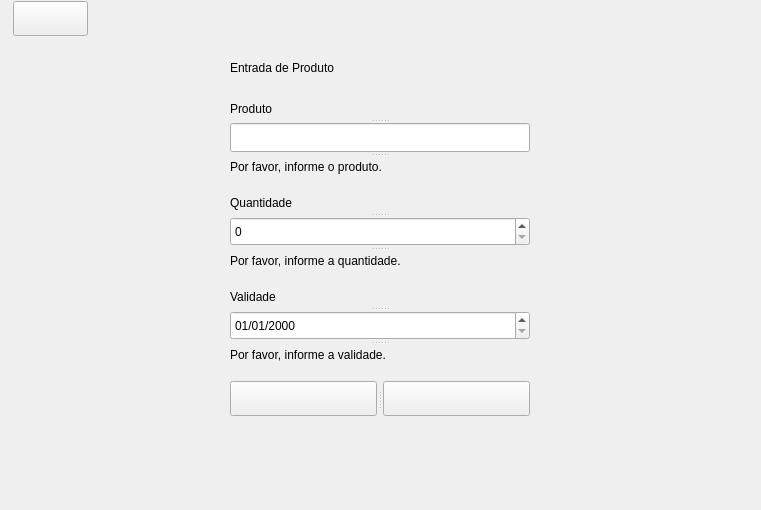
<?xml version="1.0" encoding="UTF-8"?>
<ui version="4.0">
 <class>WRequisicaoEntrada</class>
 <widget class="QWidget" name="WRequisicaoEntrada">
  <property name="geometry">
   <rect>
    <x>0</x>
    <y>0</y>
    <width>761</width>
    <height>510</height>
   </rect>
  </property>
  <property name="sizePolicy">
   <sizepolicy hsizetype="Fixed" vsizetype="Fixed">
    <horstretch>0</horstretch>
    <verstretch>0</verstretch>
   </sizepolicy>
  </property>
  <property name="minimumSize">
   <size>
    <width>761</width>
    <height>0</height>
   </size>
  </property>
  <property name="maximumSize">
   <size>
    <width>761</width>
    <height>16777215</height>
   </size>
  </property>
  <property name="windowTitle">
   <string>Form</string>
  </property>
  <layout class="QVBoxLayout" name="verticalLayout">
   <property name="spacing">
    <number>17</number>
   </property>
   <property name="leftMargin">
    <number>13</number>
   </property>
   <property name="topMargin">
    <number>1</number>
   </property>
   <property name="rightMargin">
    <number>13</number>
   </property>
   <property name="bottomMargin">
    <number>94</number>
   </property>
   <item alignment="Qt::AlignLeft">
    <widget class="QSplitter" name="splitter">
     <property name="sizePolicy">
      <sizepolicy hsizetype="Fixed" vsizetype="Fixed">
       <horstretch>0</horstretch>
       <verstretch>0</verstretch>
      </sizepolicy>
     </property>
     <property name="minimumSize">
      <size>
       <width>75</width>
       <height>35</height>
      </size>
     </property>
     <property name="orientation">
      <enum>Qt::Horizontal</enum>
     </property>
     <widget class="QPushButton" name="pbVoltar">
      <property name="sizePolicy">
       <sizepolicy hsizetype="Fixed" vsizetype="Fixed">
        <horstretch>0</horstretch>
        <verstretch>0</verstretch>
       </sizepolicy>
      </property>
      <property name="minimumSize">
       <size>
        <width>75</width>
        <height>35</height>
       </size>
      </property>
      <property name="maximumSize">
       <size>
        <width>75</width>
        <height>35</height>
       </size>
      </property>
      <property name="cursor">
       <cursorShape>PointingHandCursor</cursorShape>
      </property>
      <property name="text">
       <string/>
      </property>
      <property name="shortcut">
       <string>Ctrl+B</string>
      </property>
     </widget>
    </widget>
   </item>
   <item alignment="Qt::AlignHCenter">
    <widget class="QSplitter" name="splitter_2">
     <property name="sizePolicy">
      <sizepolicy hsizetype="Fixed" vsizetype="Fixed">
       <horstretch>0</horstretch>
       <verstretch>0</verstretch>
      </sizepolicy>
     </property>
     <property name="minimumSize">
      <size>
       <width>300</width>
       <height>29</height>
      </size>
     </property>
     <property name="maximumSize">
      <size>
       <width>16777215</width>
       <height>29</height>
      </size>
     </property>
     <property name="orientation">
      <enum>Qt::Horizontal</enum>
     </property>
     <widget class="QLabel" name="outTitulo">
      <property name="sizePolicy">
       <sizepolicy hsizetype="Preferred" vsizetype="Fixed">
        <horstretch>0</horstretch>
        <verstretch>0</verstretch>
       </sizepolicy>
      </property>
      <property name="minimumSize">
       <size>
        <width>0</width>
        <height>29</height>
       </size>
      </property>
      <property name="maximumSize">
       <size>
        <width>16777215</width>
        <height>29</height>
       </size>
      </property>
      <property name="text">
       <string>Entrada de Produto</string>
      </property>
     </widget>
    </widget>
   </item>
   <item alignment="Qt::AlignHCenter">
    <widget class="QSplitter" name="splitter_3">
     <property name="sizePolicy">
      <sizepolicy hsizetype="Fixed" vsizetype="Fixed">
       <horstretch>0</horstretch>
       <verstretch>0</verstretch>
      </sizepolicy>
     </property>
     <property name="minimumSize">
      <size>
       <width>300</width>
       <height>77</height>
      </size>
     </property>
     <property name="maximumSize">
      <size>
       <width>300</width>
       <height>77</height>
      </size>
     </property>
     <property name="orientation">
      <enum>Qt::Vertical</enum>
     </property>
     <property name="handleWidth">
      <number>5</number>
     </property>
     <widget class="QLabel" name="label">
      <property name="sizePolicy">
       <sizepolicy hsizetype="Preferred" vsizetype="Fixed">
        <horstretch>0</horstretch>
        <verstretch>0</verstretch>
       </sizepolicy>
      </property>
      <property name="minimumSize">
       <size>
        <width>0</width>
        <height>19</height>
       </size>
      </property>
      <property name="maximumSize">
       <size>
        <width>16777215</width>
        <height>19</height>
       </size>
      </property>
      <property name="text">
       <string>Produto</string>
      </property>
     </widget>
     <widget class="QLineEdit" name="inProduto">
      <property name="sizePolicy">
       <sizepolicy hsizetype="Fixed" vsizetype="Fixed">
        <horstretch>0</horstretch>
        <verstretch>0</verstretch>
       </sizepolicy>
      </property>
      <property name="minimumSize">
       <size>
        <width>300</width>
        <height>29</height>
       </size>
      </property>
      <property name="maximumSize">
       <size>
        <width>300</width>
        <height>29</height>
       </size>
      </property>
      <property name="maxLength">
       <number>30</number>
      </property>
     </widget>
     <widget class="QLabel" name="errProduto">
      <property name="sizePolicy">
       <sizepolicy hsizetype="Preferred" vsizetype="Fixed">
        <horstretch>0</horstretch>
        <verstretch>0</verstretch>
       </sizepolicy>
      </property>
      <property name="minimumSize">
       <size>
        <width>0</width>
        <height>19</height>
       </size>
      </property>
      <property name="maximumSize">
       <size>
        <width>16777215</width>
        <height>19</height>
       </size>
      </property>
      <property name="text">
       <string>Por favor, informe o produto.</string>
      </property>
      <property name="err" stdset="0">
       <bool>true</bool>
      </property>
     </widget>
    </widget>
   </item>
   <item alignment="Qt::AlignHCenter">
    <widget class="QSplitter" name="splitter_4">
     <property name="sizePolicy">
      <sizepolicy hsizetype="Fixed" vsizetype="Fixed">
       <horstretch>0</horstretch>
       <verstretch>0</verstretch>
      </sizepolicy>
     </property>
     <property name="minimumSize">
      <size>
       <width>300</width>
       <height>77</height>
      </size>
     </property>
     <property name="maximumSize">
      <size>
       <width>300</width>
       <height>77</height>
      </size>
     </property>
     <property name="orientation">
      <enum>Qt::Vertical</enum>
     </property>
     <property name="handleWidth">
      <number>5</number>
     </property>
     <widget class="QLabel" name="label_2">
      <property name="sizePolicy">
       <sizepolicy hsizetype="Preferred" vsizetype="Fixed">
        <horstretch>0</horstretch>
        <verstretch>0</verstretch>
       </sizepolicy>
      </property>
      <property name="minimumSize">
       <size>
        <width>0</width>
        <height>19</height>
       </size>
      </property>
      <property name="maximumSize">
       <size>
        <width>16777215</width>
        <height>19</height>
       </size>
      </property>
      <property name="text">
       <string>Quantidade</string>
      </property>
     </widget>
     <widget class="QSpinBox" name="inQuantidade">
      <property name="sizePolicy">
       <sizepolicy hsizetype="Fixed" vsizetype="Fixed">
        <horstretch>0</horstretch>
        <verstretch>0</verstretch>
       </sizepolicy>
      </property>
      <property name="minimumSize">
       <size>
        <width>300</width>
        <height>29</height>
       </size>
      </property>
      <property name="maximumSize">
       <size>
        <width>300</width>
        <height>29</height>
       </size>
      </property>
     </widget>
     <widget class="QLabel" name="errQuantidade">
      <property name="sizePolicy">
       <sizepolicy hsizetype="Preferred" vsizetype="Fixed">
        <horstretch>0</horstretch>
        <verstretch>0</verstretch>
       </sizepolicy>
      </property>
      <property name="minimumSize">
       <size>
        <width>0</width>
        <height>19</height>
       </size>
      </property>
      <property name="maximumSize">
       <size>
        <width>16777215</width>
        <height>19</height>
       </size>
      </property>
      <property name="text">
       <string>Por favor, informe a quantidade.</string>
      </property>
      <property name="err" stdset="0">
       <bool>true</bool>
      </property>
     </widget>
    </widget>
   </item>
   <item alignment="Qt::AlignHCenter">
    <widget class="QSplitter" name="splitter_5">
     <property name="sizePolicy">
      <sizepolicy hsizetype="Fixed" vsizetype="Fixed">
       <horstretch>0</horstretch>
       <verstretch>0</verstretch>
      </sizepolicy>
     </property>
     <property name="minimumSize">
      <size>
       <width>300</width>
       <height>77</height>
      </size>
     </property>
     <property name="maximumSize">
      <size>
       <width>300</width>
       <height>77</height>
      </size>
     </property>
     <property name="orientation">
      <enum>Qt::Vertical</enum>
     </property>
     <property name="handleWidth">
      <number>5</number>
     </property>
     <widget class="QLabel" name="label_3">
      <property name="minimumSize">
       <size>
        <width>0</width>
        <height>19</height>
       </size>
      </property>
      <property name="maximumSize">
       <size>
        <width>16777215</width>
        <height>19</height>
       </size>
      </property>
      <property name="text">
       <string>Validade</string>
      </property>
     </widget>
     <widget class="QDateEdit" name="inValidade">
      <property name="sizePolicy">
       <sizepolicy hsizetype="Fixed" vsizetype="Fixed">
        <horstretch>0</horstretch>
        <verstretch>0</verstretch>
       </sizepolicy>
      </property>
      <property name="minimumSize">
       <size>
        <width>300</width>
        <height>29</height>
       </size>
      </property>
      <property name="maximumSize">
       <size>
        <width>300</width>
        <height>29</height>
       </size>
      </property>
      <property name="displayFormat">
       <string>dd/MM/yyyy</string>
      </property>
     </widget>
     <widget class="QLabel" name="errValidade">
      <property name="sizePolicy">
       <sizepolicy hsizetype="Preferred" vsizetype="Fixed">
        <horstretch>0</horstretch>
        <verstretch>0</verstretch>
       </sizepolicy>
      </property>
      <property name="minimumSize">
       <size>
        <width>0</width>
        <height>19</height>
       </size>
      </property>
      <property name="maximumSize">
       <size>
        <width>16777215</width>
        <height>19</height>
       </size>
      </property>
      <property name="text">
       <string>Por favor, informe a validade.</string>
      </property>
      <property name="err" stdset="0">
       <bool>true</bool>
      </property>
     </widget>
    </widget>
   </item>
   <item alignment="Qt::AlignHCenter">
    <widget class="QSplitter" name="splitter_6">
     <property name="sizePolicy">
      <sizepolicy hsizetype="Fixed" vsizetype="Fixed">
       <horstretch>0</horstretch>
       <verstretch>0</verstretch>
      </sizepolicy>
     </property>
     <property name="minimumSize">
      <size>
       <width>300</width>
       <height>35</height>
      </size>
     </property>
     <property name="orientation">
      <enum>Qt::Horizontal</enum>
     </property>
     <property name="handleWidth">
      <number>6</number>
     </property>
     <widget class="QPushButton" name="pbConfirmar">
      <property name="sizePolicy">
       <sizepolicy hsizetype="Fixed" vsizetype="Fixed">
        <horstretch>0</horstretch>
        <verstretch>0</verstretch>
       </sizepolicy>
      </property>
      <property name="minimumSize">
       <size>
        <width>147</width>
        <height>35</height>
       </size>
      </property>
      <property name="maximumSize">
       <size>
        <width>147</width>
        <height>35</height>
       </size>
      </property>
      <property name="cursor">
       <cursorShape>PointingHandCursor</cursorShape>
      </property>
      <property name="text">
       <string/>
      </property>
      <property name="shortcut">
       <string>Ctrl+O</string>
      </property>
     </widget>
     <widget class="QPushButton" name="pbCancelar">
      <property name="sizePolicy">
       <sizepolicy hsizetype="Fixed" vsizetype="Fixed">
        <horstretch>0</horstretch>
        <verstretch>0</verstretch>
       </sizepolicy>
      </property>
      <property name="minimumSize">
       <size>
        <width>147</width>
        <height>35</height>
       </size>
      </property>
      <property name="maximumSize">
       <size>
        <width>147</width>
        <height>35</height>
       </size>
      </property>
      <property name="cursor">
       <cursorShape>PointingHandCursor</cursorShape>
      </property>
      <property name="text">
       <string/>
      </property>
      <property name="shortcut">
       <string>Ctrl+A</string>
      </property>
     </widget>
    </widget>
   </item>
  </layout>
 </widget>
 <tabstops>
  <tabstop>inProduto</tabstop>
  <tabstop>inQuantidade</tabstop>
  <tabstop>inValidade</tabstop>
  <tabstop>pbConfirmar</tabstop>
  <tabstop>pbCancelar</tabstop>
  <tabstop>pbVoltar</tabstop>
 </tabstops>
 <resources/>
 <connections>
  <connection>
   <sender>inProduto</sender>
   <signal>editingFinished()</signal>
   <receiver>WRequisicaoEntrada</receiver>
   <slot>checarProduto()</slot>
   <hints>
    <hint type="sourcelabel">
     <x>125</x>
     <y>89</y>
    </hint>
    <hint type="destinationlabel">
     <x>199</x>
     <y>149</y>
    </hint>
   </hints>
  </connection>
  <connection>
   <sender>inQuantidade</sender>
   <signal>editingFinished()</signal>
   <receiver>WRequisicaoEntrada</receiver>
   <slot>checarQuantidade()</slot>
   <hints>
    <hint type="sourcelabel">
     <x>125</x>
     <y>157</y>
    </hint>
    <hint type="destinationlabel">
     <x>199</x>
     <y>149</y>
    </hint>
   </hints>
  </connection>
  <connection>
   <sender>inValidade</sender>
   <signal>editingFinished()</signal>
   <receiver>WRequisicaoEntrada</receiver>
   <slot>checarValidade()</slot>
   <hints>
    <hint type="sourcelabel">
     <x>125</x>
     <y>214</y>
    </hint>
    <hint type="destinationlabel">
     <x>199</x>
     <y>149</y>
    </hint>
   </hints>
  </connection>
  <connection>
   <sender>pbConfirmar</sender>
   <signal>clicked()</signal>
   <receiver>WRequisicaoEntrada</receiver>
   <slot>adicionarLote()</slot>
   <hints>
    <hint type="sourcelabel">
     <x>147</x>
     <y>271</y>
    </hint>
    <hint type="destinationlabel">
     <x>199</x>
     <y>149</y>
    </hint>
   </hints>
  </connection>
  <connection>
   <sender>pbVoltar</sender>
   <signal>clicked()</signal>
   <receiver>WRequisicaoEntrada</receiver>
   <slot>voltar()</slot>
   <hints>
    <hint type="sourcelabel">
     <x>47</x>
     <y>21</y>
    </hint>
    <hint type="destinationlabel">
     <x>199</x>
     <y>149</y>
    </hint>
   </hints>
  </connection>
 </connections>
 <slots>
  <slot>voltar()</slot>
  <slot>adicionarLote()</slot>
  <slot>checarProduto()</slot>
  <slot>checarQuantidade()</slot>
  <slot>checarValidade()</slot>
 </slots>
</ui>
